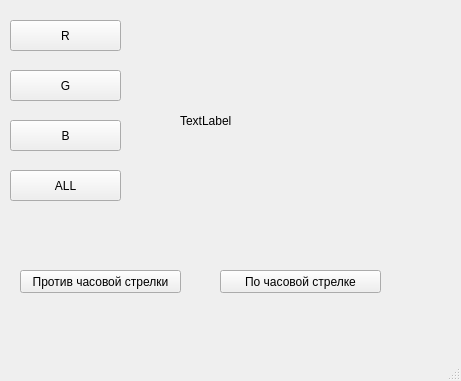
<?xml version="1.0" encoding="UTF-8"?>
<ui version="4.0">
 <class>PIL20</class>
 <widget class="QMainWindow" name="PIL20">
  <property name="geometry">
   <rect>
    <x>0</x>
    <y>0</y>
    <width>461</width>
    <height>381</height>
   </rect>
  </property>
  <property name="windowTitle">
   <string>MainWindow</string>
  </property>
  <widget class="QWidget" name="centralwidget">
   <widget class="QPushButton" name="pushButton">
    <property name="geometry">
     <rect>
      <x>10</x>
      <y>20</y>
      <width>111</width>
      <height>31</height>
     </rect>
    </property>
    <property name="text">
     <string>R</string>
    </property>
   </widget>
   <widget class="QPushButton" name="pushButton_2">
    <property name="geometry">
     <rect>
      <x>10</x>
      <y>70</y>
      <width>111</width>
      <height>31</height>
     </rect>
    </property>
    <property name="text">
     <string>G</string>
    </property>
   </widget>
   <widget class="QPushButton" name="pushButton_3">
    <property name="geometry">
     <rect>
      <x>10</x>
      <y>120</y>
      <width>111</width>
      <height>31</height>
     </rect>
    </property>
    <property name="text">
     <string>B</string>
    </property>
   </widget>
   <widget class="QPushButton" name="pushButton_4">
    <property name="geometry">
     <rect>
      <x>10</x>
      <y>170</y>
      <width>111</width>
      <height>31</height>
     </rect>
    </property>
    <property name="text">
     <string>ALL</string>
    </property>
   </widget>
   <widget class="QPushButton" name="pushButton_5">
    <property name="geometry">
     <rect>
      <x>20</x>
      <y>270</y>
      <width>161</width>
      <height>23</height>
     </rect>
    </property>
    <property name="text">
     <string>Против часовой стрелки</string>
    </property>
   </widget>
   <widget class="QPushButton" name="pushButton_6">
    <property name="geometry">
     <rect>
      <x>220</x>
      <y>270</y>
      <width>161</width>
      <height>23</height>
     </rect>
    </property>
    <property name="text">
     <string>По часовой стрелке</string>
    </property>
   </widget>
   <widget class="QLabel" name="label">
    <property name="geometry">
     <rect>
      <x>180</x>
      <y>30</y>
      <width>221</width>
      <height>181</height>
     </rect>
    </property>
    <property name="text">
     <string>TextLabel</string>
    </property>
   </widget>
  </widget>
  <widget class="QMenuBar" name="menubar">
   <property name="geometry">
    <rect>
     <x>0</x>
     <y>0</y>
     <width>461</width>
     <height>21</height>
    </rect>
   </property>
  </widget>
  <widget class="QStatusBar" name="statusbar"/>
 </widget>
 <resources/>
 <connections/>
</ui>
